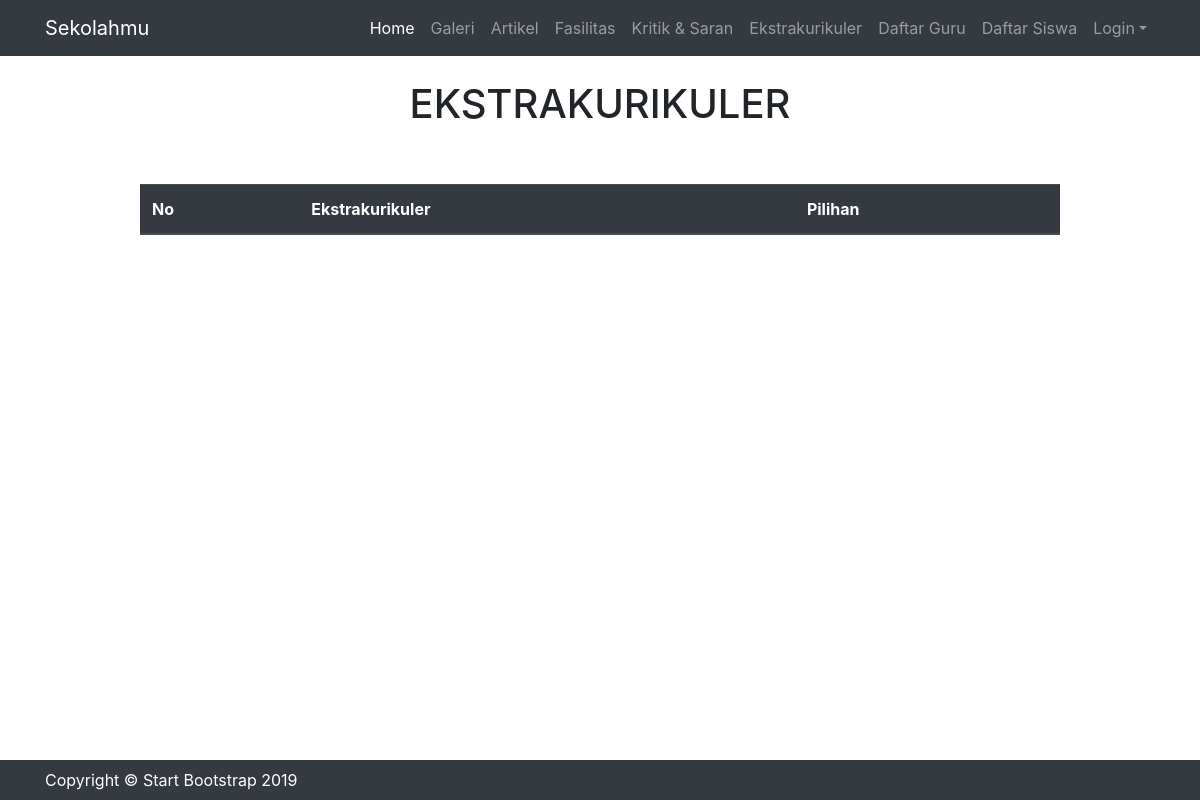
/ekstra.php, run on an earlier commit of the app's database.
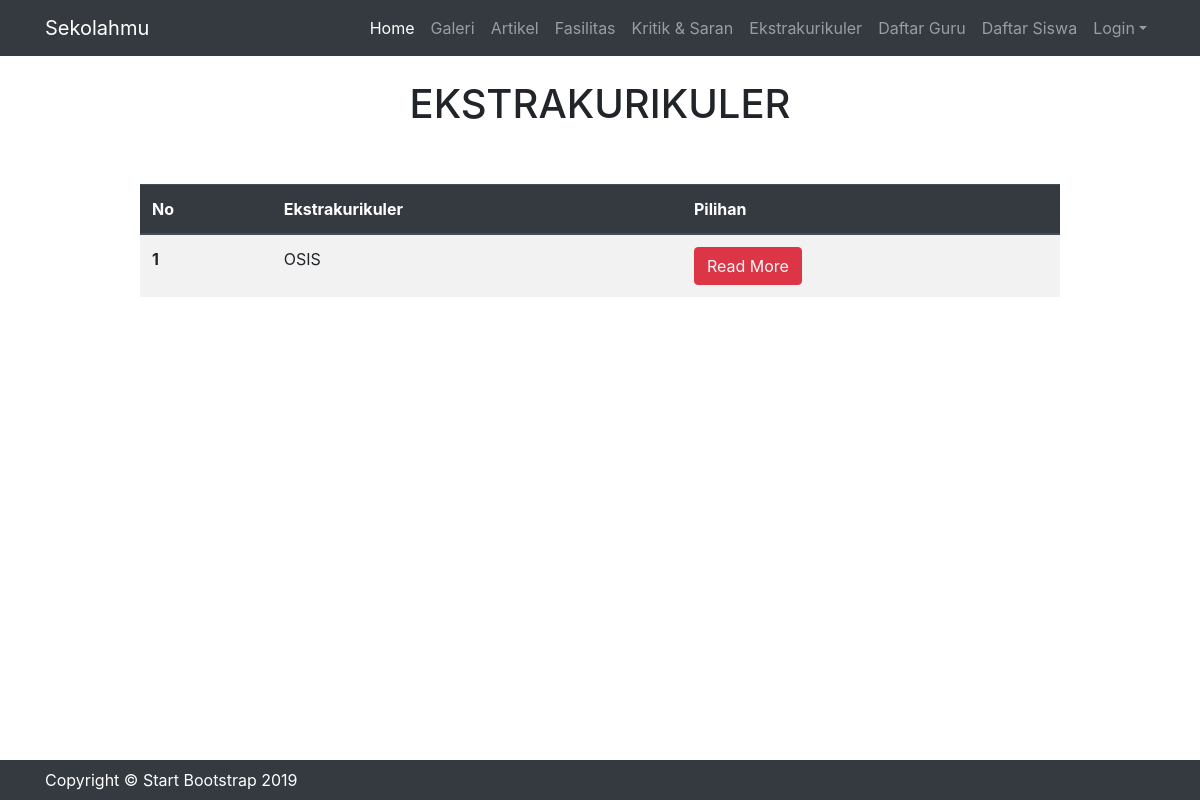
And on a later commit of the database.
### tables this page shows
CREATE TABLE IF NOT EXISTS `ekstra` (
`idEkstra` int(11) NOT NULL,
  `nama` varchar(100) DEFAULT NULL,
  `deskripsi` varchar(255) DEFAULT NULL
);

### ekstra.php (the view, shortened to what this page needs)
<?php
include 'layout/header.php';
?>
<div class="container">
<br>
<p class="h1 text-center">EKSTRAKURIKULER</p>
<br>
<br>
	<div class="row">
		<div class="col-md-1"></div>
		<div class="col-md-10">
			<table class="table table-striped">
				<thead class="thead-dark">
					<tr>
						<th scope="col">No</th>
						<th scope="col">Ekstrakurikuler</th>
                        <th scope="col">Pilihan</th>
					</tr>
				</thead>
				<tbody>
					<?php
					$query = "select idEkstra, nama from ekstra";
					$show=mysql_query($query);
					$nomor=1;
					while ($result=mysql_fetch_array($show)) {
						?>
						<tr>
							<th scope="row"><?php echo $nomor;?></th>
							<td><?php echo $result['nama'];?></td>
							<td><?php
							$idEkstra=$result['idEkstra'];
							?>
							<a class="btn btn-danger text-light" href="detEkstra.php?idEkstra=<?php echo $idEkstra;?>">Read More</a>
							</td>
						</tr>
						<?php
						$nomor++;
					}
					?>
				</tbody>
			</table>
		</div>
		<div class="col-md-1"></div>
	</div>
</div>
<?php
include 'layout/footer.php';
?>

### layout/header.php (shortened to what this page needs)
<!DOCTYPE html>
<html lang="en">
<head>
  <link href="vendor/bootstrap/css/bootstrap.min.css" rel="stylesheet">
  <link href="css/heroic-features.css" rel="stylesheet">
</head>
<body>
  <nav class="navbar navbar-expand-lg navbar-dark bg-dark fixed-top">
    <div class="container">
      <a class="navbar-brand" href="index.php">Sekolahmu</a>
      <div class="collapse navbar-collapse" id="navbarResponsive">
        <ul class="navbar-nav ml-auto">
          <li class="nav-item active">
            <a class="nav-link" href="index.php">Home
            </a>
          </li>
          <li class="nav-item">
            <a class="nav-link" href="galeri.php">Galeri</a>
          </li>
          <li class="nav-item">
            <a class="nav-link" href="artikel.php">Artikel</a>
          </li>
          <li class="nav-item">
            <a class="nav-link" href="fasilitas.php">Fasilitas</a>
          </li>
          <li class="nav-item">
            <a class="nav-link" href="kritik_saran.php">Kritik & Saran</a>
          </li>
          <li class="nav-item">
            <a class="nav-link" href="ekstra.php">Ekstrakurikuler</a>
          </li>
          <li class="nav-item">
            <a class="nav-link" href="daftar_guru.php">
              Daftar Guru
            </a>
          </li>
          <li class="nav-item">
            <a class="nav-link" href="daftar_siswa.php">
              Daftar Siswa
            </a>
          </li>
          <?php
          if (!isset($_SESSION['status'])) {
            ?>
            <li class="nav-item dropdown">
              <a class="nav-link dropdown-toggle" href="#" id="navbardropdown" role="button" data-toggle="dropdown" aria-haspopup="true" aria-expanded="false">Login</a>
              </li>
              <?php
            }
            ?>
          </ul>
        </div>
      </div>
    </nav>

### layout/footer.php (shortened to what this page needs)
  <footer class="navbar fixed-bottom bg-dark">
    <div class="container">
      <p class="m-0 text-center text-white">Copyright &copy; Start Bootstrap 2019</p>
    </div>
  </footer>
</body>
</html>

### css/heroic-features.css (style rules this page uses)
body { padding-top: 56px; }

What changed in the data, as far as the page shows it:
added ekstra: nama "OSIS"
